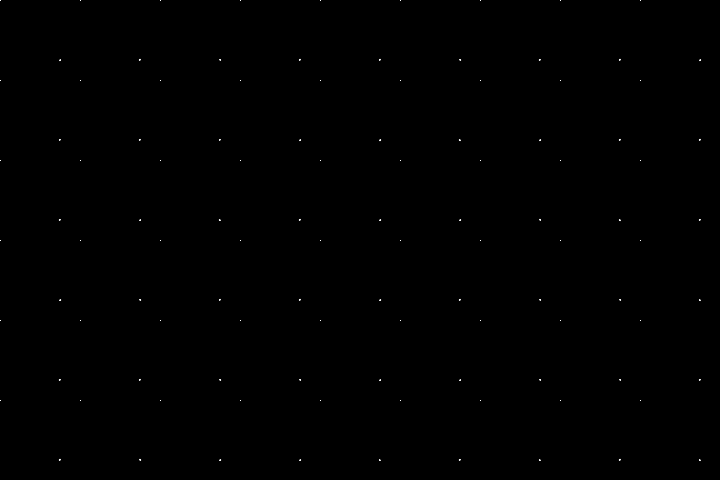
Frame 1 (no input)
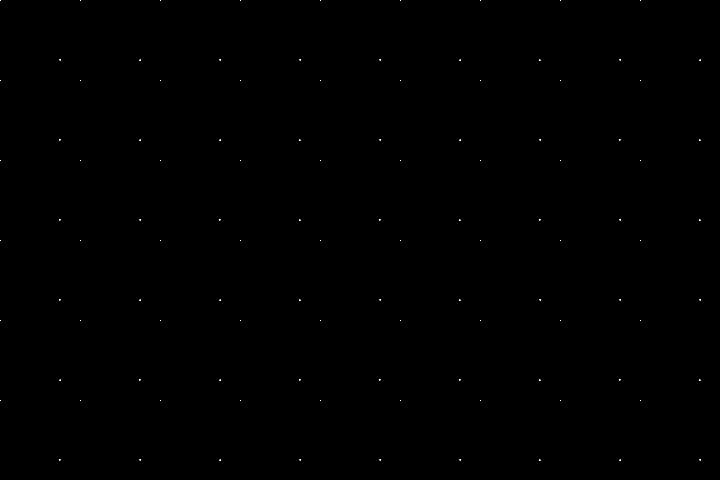
Frame 60 (the mouse pressed at the canvas centre just before this capture)
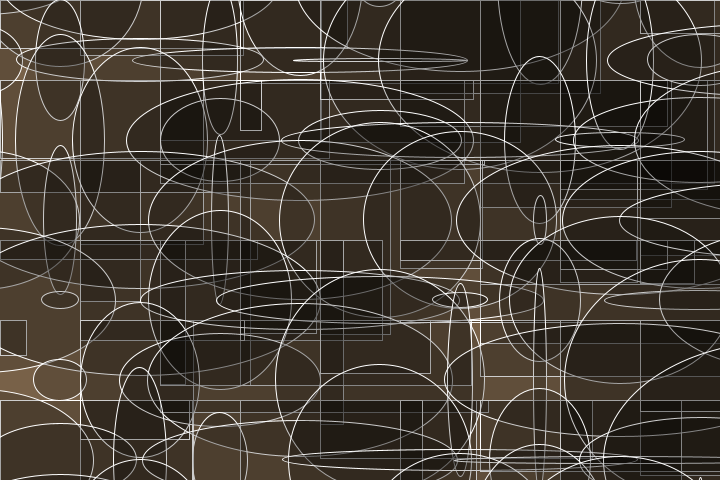
Frame 120 (the mouse held since frame 60 and released just before this capture)

The Processing sketch that drew these frames (run headless with seeded random() and noise(); from frame 60 on, the mouse is pressed at the canvas centre):

// Processing sketch: processing_39940
// ── processing_39940.pde

//========================================
//SetUp
//========================================

void setup() {
  //Canvas
  size(720, 480);
  //Background
  background(0);
}

//========================================
//Draw
//========================================

void draw() {
  //pic a random color for the background

  background(random(mouseX+1), random(mouseY+1), random(mouseX+1));

  //========================================
  //For loop for the grid of the patern.
  //========================================

  //Start for loop one with variables 
  for (int lineY = 0; lineY < 820; lineY = lineY + 80) {
    //Start for loop two with variables
    for (int lineX = 0; lineX < 820; lineX = lineX + 80) {
      //Rectangles with random forms and white lines
      stroke(255);
      fill(0, 0, 0, 50);
      rect(lineX, lineY, random(mouseX+1), random(mouseY+1));
      //Ellipses with random forms and white lines
      stroke(255);
      fill(0, 0, 0, 50);
      ellipse(lineX-20, lineY-20, random(mouseX+1), random(mouseY+1));
    }
  }
}
